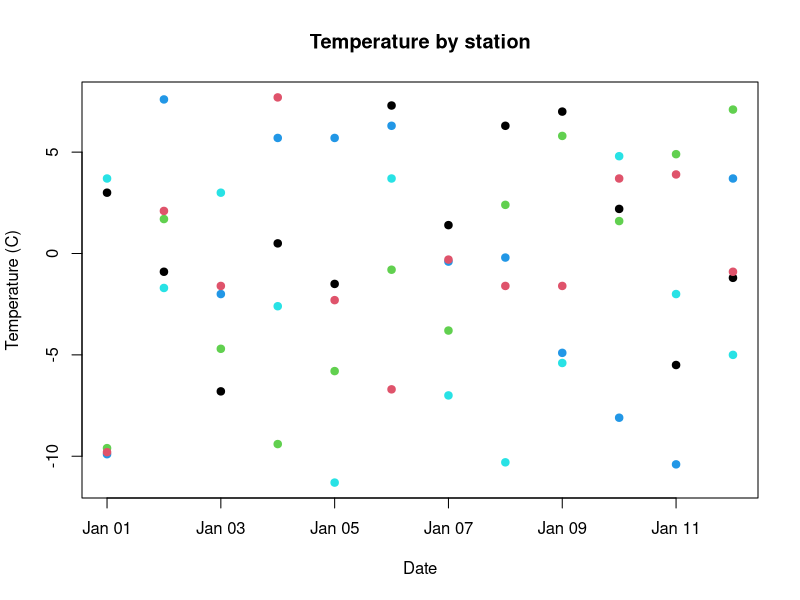
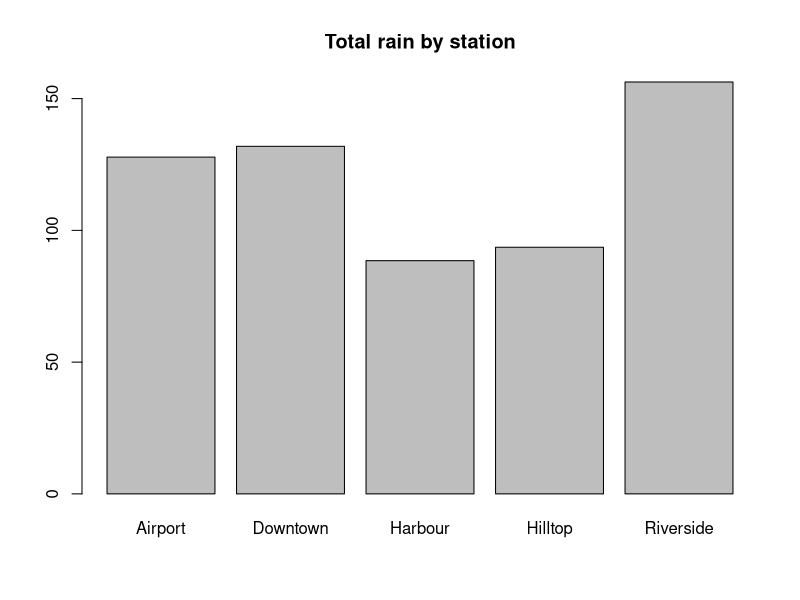
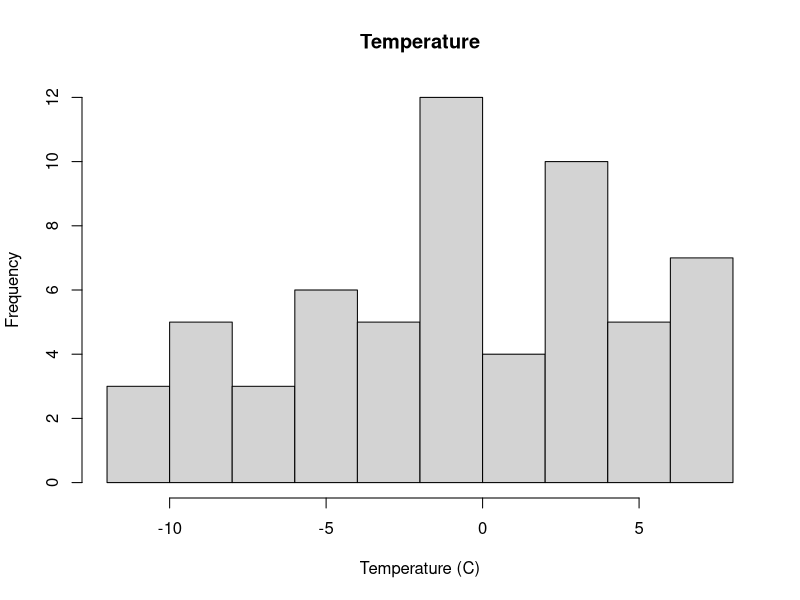

R code for these plots, in order:
# Run this file to make three plots in the Plots pane.
weather <- read.csv("data/weather.csv", na.strings = c("", "NA"))
weather$date <- as.Date(weather$date)

plot(weather$date, weather$temperature_c, col = factor(weather$station), pch = 19,
     main = "Temperature by station", xlab = "Date", ylab = "Temperature (C)")

barplot(tapply(weather$rain_mm, weather$station, sum, na.rm = TRUE),
        main = "Total rain by station")

hist(weather$temperature_c, main = "Temperature", xlab = "Temperature (C)")
